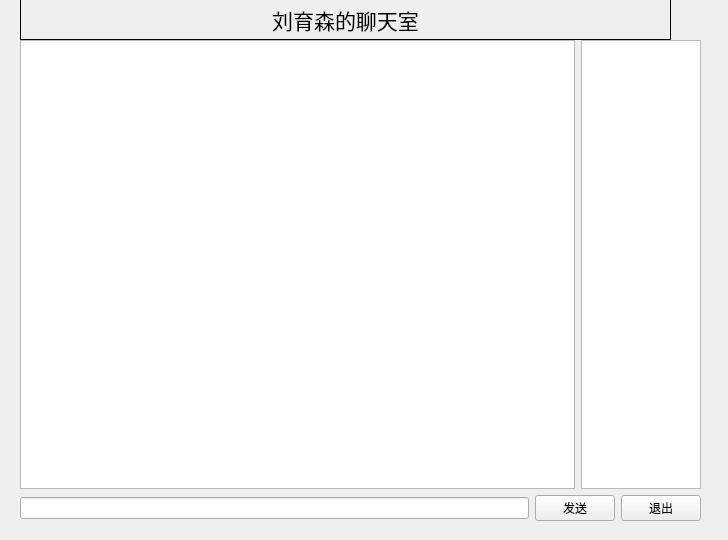
<?xml version="1.0" encoding="UTF-8"?>
<ui version="4.0">
 <class>MainWindow</class>
 <widget class="QMainWindow" name="MainWindow">
  <property name="geometry">
   <rect>
    <x>0</x>
    <y>0</y>
    <width>728</width>
    <height>540</height>
   </rect>
  </property>
  <property name="windowTitle">
   <string>聊天室客户端</string>
  </property>
  <widget class="QWidget" name="centralwidget">
   <widget class="QLabel" name="label">
    <property name="geometry">
     <rect>
      <x>20</x>
      <y>-1</y>
      <width>651</width>
      <height>41</height>
     </rect>
    </property>
    <property name="font">
     <font>
      <family>Franklin Gothic</family>
      <pointsize>16</pointsize>
     </font>
    </property>
    <property name="frameShape">
     <enum>QFrame::Shape::Box</enum>
    </property>
    <property name="frameShadow">
     <enum>QFrame::Shadow::Plain</enum>
    </property>
    <property name="text">
     <string>刘育森的聊天室</string>
    </property>
    <property name="scaledContents">
     <bool>false</bool>
    </property>
    <property name="alignment">
     <set>Qt::AlignmentFlag::AlignCenter</set>
    </property>
   </widget>
   <widget class="QStackedWidget" name="stackedWidget">
    <property name="geometry">
     <rect>
      <x>10</x>
      <y>30</y>
      <width>711</width>
      <height>491</height>
     </rect>
    </property>
    <property name="currentIndex">
     <number>1</number>
    </property>
    <widget class="QWidget" name="loginpage">
     <widget class="QWidget" name="layoutWidget">
      <property name="geometry">
       <rect>
        <x>0</x>
        <y>0</y>
        <width>711</width>
        <height>491</height>
       </rect>
      </property>
      <layout class="QGridLayout" name="gridLayout_2">
       <item row="0" column="1">
        <spacer name="verticalSpacer">
         <property name="orientation">
          <enum>Qt::Orientation::Vertical</enum>
         </property>
         <property name="sizeHint" stdset="0">
          <size>
           <width>20</width>
           <height>40</height>
          </size>
         </property>
        </spacer>
       </item>
       <item row="1" column="0">
        <spacer name="horizontalSpacer_2">
         <property name="orientation">
          <enum>Qt::Orientation::Horizontal</enum>
         </property>
         <property name="sizeHint" stdset="0">
          <size>
           <width>40</width>
           <height>20</height>
          </size>
         </property>
        </spacer>
       </item>
       <item row="1" column="1">
        <layout class="QGridLayout" name="gridLayout">
         <item row="0" column="1">
          <widget class="QLineEdit" name="ipEdit">
           <property name="text">
            <string>127.0.0.1</string>
           </property>
          </widget>
         </item>
         <item row="0" column="0">
          <widget class="QLabel" name="label_2">
           <property name="text">
            <string>服务器地址</string>
           </property>
          </widget>
         </item>
         <item row="1" column="0">
          <widget class="QLabel" name="label_3">
           <property name="text">
            <string>昵称</string>
           </property>
          </widget>
         </item>
         <item row="1" column="1">
          <widget class="QLineEdit" name="nameEdit">
           <property name="text">
            <string>刘育森</string>
           </property>
          </widget>
         </item>
        </layout>
       </item>
       <item row="1" column="2">
        <spacer name="horizontalSpacer">
         <property name="orientation">
          <enum>Qt::Orientation::Horizontal</enum>
         </property>
         <property name="sizeHint" stdset="0">
          <size>
           <width>40</width>
           <height>20</height>
          </size>
         </property>
        </spacer>
       </item>
       <item row="2" column="1">
        <widget class="QPushButton" name="btJoin">
         <property name="text">
          <string>加入</string>
         </property>
        </widget>
       </item>
       <item row="3" column="1">
        <spacer name="verticalSpacer_2">
         <property name="orientation">
          <enum>Qt::Orientation::Vertical</enum>
         </property>
         <property name="sizeHint" stdset="0">
          <size>
           <width>20</width>
           <height>40</height>
          </size>
         </property>
        </spacer>
       </item>
      </layout>
     </widget>
    </widget>
    <widget class="QWidget" name="chatpage">
     <widget class="QWidget" name="layoutWidget">
      <property name="geometry">
       <rect>
        <x>10</x>
        <y>10</y>
        <width>681</width>
        <height>481</height>
       </rect>
      </property>
      <layout class="QVBoxLayout" name="verticalLayout">
       <item>
        <layout class="QHBoxLayout" name="horizontalLayout">
         <item>
          <widget class="QTextEdit" name="textEdit"/>
         </item>
         <item>
          <widget class="QListWidget" name="userList">
           <property name="maximumSize">
            <size>
             <width>120</width>
             <height>16777215</height>
            </size>
           </property>
          </widget>
         </item>
        </layout>
       </item>
       <item>
        <layout class="QHBoxLayout" name="horizontalLayout_2">
         <item>
          <widget class="QLineEdit" name="messageEdit"/>
         </item>
         <item>
          <widget class="QPushButton" name="btSend">
           <property name="text">
            <string>发送</string>
           </property>
          </widget>
         </item>
         <item>
          <widget class="QPushButton" name="btLeave">
           <property name="text">
            <string>退出</string>
           </property>
          </widget>
         </item>
        </layout>
       </item>
      </layout>
     </widget>
    </widget>
   </widget>
  </widget>
 </widget>
 <resources/>
 <connections/>
</ui>
